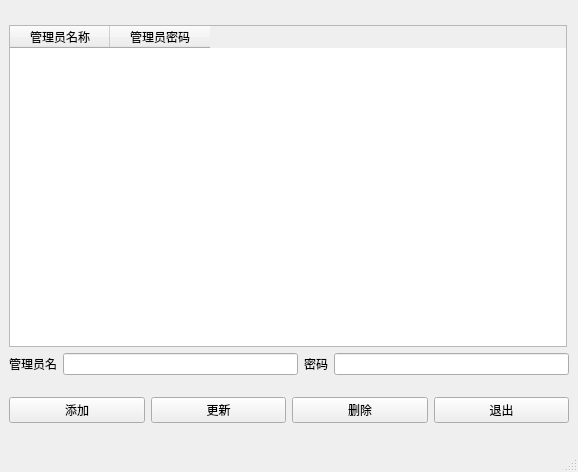
<?xml version="1.0" encoding="UTF-8"?>
<ui version="4.0">
 <class>MainWindow</class>
 <widget class="QMainWindow" name="MainWindow">
  <property name="geometry">
   <rect>
    <x>0</x>
    <y>0</y>
    <width>578</width>
    <height>472</height>
   </rect>
  </property>
  <property name="windowTitle">
   <string>MainWindow</string>
  </property>
  <widget class="QWidget" name="centralwidget">
   <layout class="QGridLayout" name="gridLayout_2">
    <item row="0" column="0">
     <layout class="QGridLayout" name="gridLayout">
      <item row="0" column="0" colspan="4">
       <widget class="QTableWidget" name="tableWidget">
        <property name="minimumSize">
         <size>
          <width>558</width>
          <height>322</height>
         </size>
        </property>
        <property name="maximumSize">
         <size>
          <width>558</width>
          <height>322</height>
         </size>
        </property>
        <column>
         <property name="text">
          <string>管理员名称</string>
         </property>
        </column>
        <column>
         <property name="text">
          <string>管理员密码</string>
         </property>
        </column>
       </widget>
      </item>
      <item row="1" column="0">
       <widget class="QLabel" name="label_2">
        <property name="text">
         <string>&lt;html&gt;&lt;head/&gt;&lt;body&gt;&lt;p align=&quot;center&quot;&gt;管理员名&lt;/p&gt;&lt;/body&gt;&lt;/html&gt;</string>
        </property>
       </widget>
      </item>
      <item row="1" column="1">
       <widget class="QLineEdit" name="adminname"/>
      </item>
      <item row="1" column="2">
       <widget class="QLabel" name="label_3">
        <property name="text">
         <string>&lt;html&gt;&lt;head/&gt;&lt;body&gt;&lt;p align=&quot;center&quot;&gt;密码&lt;/p&gt;&lt;/body&gt;&lt;/html&gt;</string>
        </property>
       </widget>
      </item>
      <item row="1" column="3">
       <widget class="QLineEdit" name="adminpwd"/>
      </item>
     </layout>
    </item>
    <item row="1" column="0">
     <layout class="QHBoxLayout" name="horizontalLayout">
      <item>
       <widget class="QPushButton" name="pushButton_add">
        <property name="maximumSize">
         <size>
          <width>645</width>
          <height>16777215</height>
         </size>
        </property>
        <property name="text">
         <string>添加</string>
        </property>
       </widget>
      </item>
      <item>
       <widget class="QPushButton" name="pushButton_new">
        <property name="maximumSize">
         <size>
          <width>645</width>
          <height>16777215</height>
         </size>
        </property>
        <property name="text">
         <string>更新</string>
        </property>
       </widget>
      </item>
      <item>
       <widget class="QPushButton" name="pushButton_del">
        <property name="maximumSize">
         <size>
          <width>645</width>
          <height>16777215</height>
         </size>
        </property>
        <property name="text">
         <string>删除</string>
        </property>
       </widget>
      </item>
      <item>
       <widget class="QPushButton" name="pushButton_exit">
        <property name="maximumSize">
         <size>
          <width>645</width>
          <height>16777215</height>
         </size>
        </property>
        <property name="text">
         <string>退出</string>
        </property>
       </widget>
      </item>
     </layout>
    </item>
   </layout>
  </widget>
  <widget class="QMenuBar" name="menubar">
   <property name="geometry">
    <rect>
     <x>0</x>
     <y>0</y>
     <width>578</width>
     <height>34</height>
    </rect>
   </property>
  </widget>
  <widget class="QStatusBar" name="statusbar"/>
 </widget>
 <resources/>
 <connections/>
</ui>
